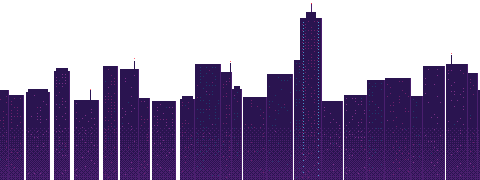
#> input picture assets/bg/city_far.png, 480 x 180 px
$ python key_art.py
#> lines starting #> are read from the running program, lines starting #| are printed output that depends on the picture
### tools/art/pal.py
"""总色板（街区主题）。所有生成脚本只从这里取色，Godot 侧 scripts/palette.gd 与之对应。

规则：环境色最亮不超过 C3/W3，不参与辉光；只有可交互物在 Godot 里用 >1 的 modulate 发光。
"""


def hx(s, a=255):
    s = s.lstrip("#")
    return (int(s[0:2], 16), int(s[2:4], 16), int(s[4:6], 16), a)


# 夜色靛蓝：环境主体，暗 → 亮
N = [hx(c) for c in ("#07060f", "#0d0b1e", "#141130", "#1c1842", "#262158", "#332c70", "#463d8c")]
# 冷青描边：结构表面受光
C = [hx(c) for c in ("#1d3a6b", "#2f6fae", "#4fb4e8", "#8fe3ff", "#d8f7ff")]
# 品红霓虹
P = [hx(c) for c in ("#3a1446", "#6e1f6a", "#b8327f", "#ff4f9a", "#ffa3cf")]
# 暖色窗光
W = [hx(c) for c in ("#5a2f3a", "#a8584a", "#e89a5a", "#ffd27a", "#fff1c2")]
# 紫色雾霾（天空）
V = [hx(c) for c in ("#120a2a", "#2a1450", "#4a1f6e", "#7a2f86", "#b5489a")]

# 玩家：浅色战术夹克 + 洋红围巾，在暗背景上是画面里明度最高的移动物
PL = {
    "o": hx("#0b0818"),   # 轮廓/最暗
    "h": hx("#1e1838"), "H": hx("#3d3270"),            # 头发
    "s": hx("#f0c3a0"), "S": hx("#b87a6e"),            # 皮肤
    "j": hx("#e4e0f5"), "J": hx("#a7a1d0"), "k": hx("#6c66a0"),  # 夹克 亮/中/暗
    "p": hx("#2a2148"), "P": hx("#18122c"),            # 裤子
    "b": hx("#0b0818"),                                # 靴
    "m": P[3], "M": P[2], "L": P[4], "D": P[1],       # 围巾
    "g": C[3],                                         # 耳机指示灯
}
# 守卫：深色护甲 + 琥珀面罩（警觉时面罩变红）
GD = {
    "o": hx("#0b0818"),
    "a": hx("#2a2a3e"), "A": hx("#45465e"), "B": hx("#6b6d8a"), "Q": hx("#9a9cb8"),
    "v": hx("#ff9a2e"), "V": hx("#ffd27a"),
    "r": hx("#ff2a3d"), "R": hx("#ffa0a0"),
    "w": hx("#16151f"),   # 枪
}
# 无人机
DR = {
    "o": hx("#0b0818"), "a": hx("#2a2838"), "A": hx("#4a4760"), "B": hx("#77749a"),
    "y": hx("#ffe04a"), "Y": hx("#fff6b8"), "r": hx("#ff2a3d"),
}
# 武器色（与 weapon_defs 对应，基色 0..1，Godot 里再乘亮度发光）
WPN = {
    "dart": hx("#5ff2f2"), "boomerang": hx("#6cf28a"),
    "heavy": hx("#a98cff"), "airgun": hx("#ffa64a"), "rapier": hx("#e6ecff"),
}
ELECTRIC = hx("#ff2a5a")   # 高压电（Godot 里 Palette.ELECTRIC 用 HDR 版本）
EXIT_GREEN = hx("#4dff8a")
ALERT = hx("#ff2a3d")
CLEAR = (0, 0, 0, 0)

### tools/art/key_art.py
"""16:9 宣传主视觉：只用游戏内素材（背景层、地形瓦片、角色/物件精灵、字体、色板）合成。

世界在 240×135 像素画布上逐像素合成，再整数倍放大（8× = 1920×1080，16× = 3840×2160）。
标题和主菜单一样属于 UI 层，按输出分辨率另画：粗宋像素体，一格字形像素 = 1.5 个世界像素。
构图：标题左上 → 楼沿上的主角 → 视线 → 月亮前的天枢总部大楼；中间横着无人机探照灯和巡逻守卫。
用法：python3 key_art.py <输出目录>
"""
import json, math, os, sys
sys.path.insert(0, os.path.dirname(__file__))
import numpy as np
from PIL import Image, ImageDraw, ImageFilter, ImageFont
from pal import N, C, P, W, V, GD, DR, hx
from px import BAYER4
import gen_tiles

ROOT = os.path.join(os.path.dirname(__file__), "..", "..")
VW, VH = 240, 135
A = lambda *p: os.path.join(ROOT, "assets", *p)


def img(*p):
    return Image.open(A(*p)).convert("RGBA")


def comp(dst, src, x, y):
    """带负坐标裁剪的 alpha 合成。"""
    x, y = int(round(x)), int(round(y))
    l, t = max(0, -x), max(0, -y)
    r, b = min(src.width, dst.width - x), min(src.height, dst.height - y)
    if r > l and b > t:
        dst.alpha_composite(src.crop((l, t, r, b)), (x + l, y + t))


# [5 lines left out: function frame_of, not called in this run]


def prop(name):
    x, y, w, h = json.load(open(A("props", "props.json")))[name]
    return img("props", "props.png").crop((x, y, x + w, y + h)), img("props", "props_emit.png").crop((x, y, x + w, y + h))


# [5 lines left out: function add, not called in this run]


def dither(a, x, y, level):
    """Bayer 抖动判定：level 0..16。"""
    return BAYER4[y & 3][x & 3] < level


MOON = (186, 34, 15)


def sky():
    """天空：同 gen_bg.sky 的硬色阶 + 抖动渐变、月亮和星点，按 135 高重排色阶。"""
    im = Image.new("RGBA", (VW, VH))
    px = im.load()
    stops = [(0, N[1]), (42, V[0]), (76, V[1]), (104, V[2]), (135, V[3])]
    for y in range(VH):
        for i in range(len(stops) - 1):
            y0, c0 = stops[i]; y1, c1 = stops[i + 1]
            if y0 <= y < y1:
                t = (y - y0) / (y1 - y0)
                break
        for x in range(VW):
            px[x, y] = c1 if BAYER4[y & 3][x & 3] < int(t * 16) else c0
    mx, my, r = MOON
    for y in range(my - r - 40, my + r + 41):       # 月光：一圈很淡的大光晕（两级抖动）
        for x in range(mx - r - 40, mx + r + 41):
            d = math.hypot(x - mx, y - my)
            if 0 <= x < VW and 0 <= y < VH and r + 7 < d < r + 40:
                k = 1 - (d - r - 7) / 33
                if dither(0, x, y, int(k * k * 6)):
                    px[x, y] = V[1] if px[x, y] in (N[1], V[0]) else V[2]
    for y in range(my - r - 8, my + r + 9):
        for x in range(mx - r - 8, mx + r + 9):
            d = math.hypot(x - mx, y - my)
            if r < d <= r + 7 and BAYER4[y & 3][x & 3] < int((1 - (d - r) / 7) * 7):
                px[x, y] = V[2]
            elif d <= r:
                lit = (x - mx) * 0.6 + (y - my) * 0.8 < r * 0.45
                px[x, y] = hx("#e9b9cf") if lit else V[4]
    for band_y, h in ((my + 3, 2), (my + 9, 1)):
        for x in range(mx - r, mx + r + 1):
            for y in range(band_y, band_y + h):
                if px[x, y][0] > 180:
                    px[x, y] = V[3]
    g = np.random.default_rng(11)
    for _ in range(46):
        x, y = int(g.integers(VW)), int(g.integers(62))
        if math.hypot(x - mx, y - my) > r + 10:
            c = C[4] if g.random() < 0.25 else C[3]
            px[x, y] = lerp_px(px[x, y], c, g.choice([0.35, 0.6, 0.9]))
    return im


def lerp_px(a, b, t):
    return tuple(int(a[i] + (b[i] - a[i]) * t) for i in range(3)) + (255,)


def strip(name, ox):
    """从可平铺的城市剪影层里截一段 VW 宽（横向循环）。"""
    src = img("bg", name + ".png")
    wide = Image.new("RGBA", (src.width * 2, src.height))
    wide.paste(src, (0, 0)); wide.paste(src, (src.width, 0))
    ox %= src.width
    return wide.crop((ox, 0, ox + VW, src.height))


TOWER = (160, 7)          # 天枢总部大楼（远景层 x 300..321，尖顶在 311）放到的位置：左上角


def haze(frame, y0, y1, c, top=0, bot=8):
    """一层抖动雾：从 y0 到 y1 浓度 top → bot（0..16）。"""
    px = frame.load()
    for y in range(max(0, y0), min(VH, y1)):
        lv = int(top + (bot - top) * (y - y0) / max(1, y1 - y0))
        for x in range(VW):
            if dither(0, x, y, lv):
                px[x, y] = c


def city(frame):
    # 远景：避开原图里的总部大楼，大楼单独摆到月亮前
    comp(frame, strip("city_far", 340), 0, -26)
    tw = img("bg", "city_far.png").crop((300, 0, 322, 180))
    comp(frame, tw, TOWER[0], TOWER[1] - 3)
    haze(frame, 52, 98, V[2], 0, 6)
    comp(frame, strip("city_mid", 60), 0, -30)
    haze(frame, 74, 112, V[1], 0, 6)
    comp(frame, strip("city_near", 20), 0, -24)
    haze(frame, 108, 135, N[1], 0, 5)


# 前景天台（8px 格）：左边主角所在的高楼（顶面 y=104，左侧再高出一截楼梯间），右下一栋矮楼（顶面 y=120）
ROOF_L, ROOF_R = 104, 120
GRID = [[(x < 14 and y >= 13) or (x < 4 and y >= 11) or (x >= 20 and y >= 15) for x in range(30)] for y in range(17)]


# [55 lines left out: functions tiles, cone, open_air, disc, emissive, not called in this run]


HERO = (105, ROOF_L)         # 主角脚底：左楼楼沿，面朝右边的总部大楼
GUARD = (206, ROOF_R)        # 守卫：右下矮楼，面朝左边（楼缝）巡逻
DRONE = (136, 56)            # 无人机：楼缝上空，探照灯往右下扫
HERO_KEYS = [P[1], P[2], P[3], P[4]]


# [160 lines left out: functions put, deco, scarf_pts, scarf, rim, actors and 4 more, not called in this run]


def world():
    frame = sky()
    city(frame)
    emit = Image.new("RGBA", (VW, VH), (0, 0, 0, 0))
    mx, my, r = MOON                                       # 月亮也进一点辉光
    ImageDraw.Draw(emit).ellipse((mx - r, my - r, mx + r, my + r), fill=(52, 30, 46, 255))
    tw = img("bg", "city_far.png").crop((300, 0, 322, 180))   # 大楼挡住的那部分月亮不发光
    emit.paste((0, 0, 0, 0), (TOWER[0], TOWER[1] - 3), tw.split()[3])
    tiles(frame)
    deco(frame, emit)
    actors(frame, emit)
    frame, air = lights(frame)
    ys, xs = np.mgrid[0:VH, 0:VW]
    beam = math.atan2(135 - DRONE[1], 168 - DRONE[0])
    da = np.abs((np.arctan2(ys - DRONE[1], xs - DRONE[0]) - beam + np.pi) % (2 * np.pi) - np.pi)
    rain(frame, emit, (da <= 0.22) & (np.hypot(xs - DRONE[0], ys - DRONE[1]) < 110))
    splashes(frame)
    return frame, emit


FONTS = os.path.join(ROOT, "fonts")
TITLE, SUB = "极限潜入行动", "EXTREME INFILTRATION"
TITLE_AT = (14, 13)          # 标题左上角（世界像素）


# [59 lines left out: functions glyph_mask, stamp, title, vignette, not called in this run]


def render(out_dir, s=8):
    frame, emit = world()
#> in sky, `im = Image.new("RGBA", (VW, VH))`: im: PIL image 240x135 RGBA; every value is 0
#> in world, `frame = sky()`:
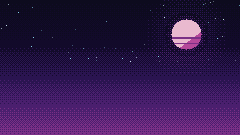
#> frame: PIL image 240x135 RGBA; mean R, G, B, A 50.5, 24.3, 77.3, 255
#> in img, returned value is the input picture: PIL image 480x180 RGBA; mean R, G, B, A 26.9, 12.3, 46.6, 134.5
#> in strip, `wide = Image.new("RGBA", (src.width * 2, src.height))`: wide: PIL image 960x180 RGBA; every value is 0
#> in strip, `wide.paste(src, (0, 0))`:
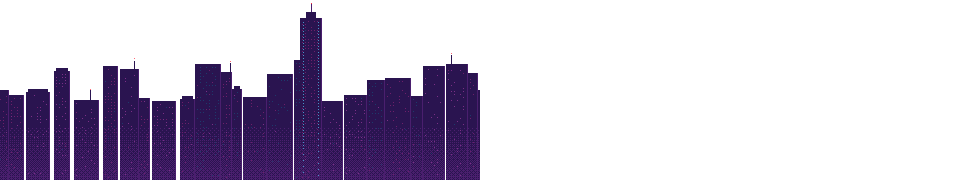
#> wide: PIL image 960x180 RGBA; mean R, G, B, A 13.4, 6.2, 23.3, 67.2; transparent parts drawn white
#> in strip, `wide.paste(src, (src.width, 0))`:
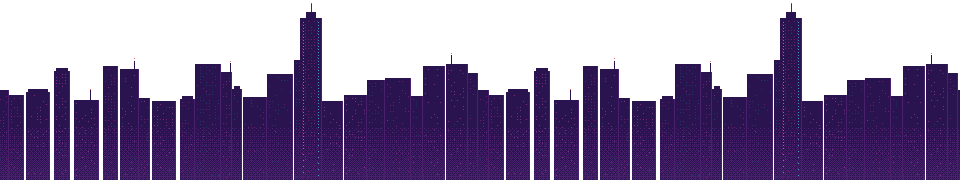
#> wide: PIL image 960x180 RGBA; mean R, G, B, A 26.9, 12.3, 46.6, 134.5; transparent parts drawn white
#> in strip, `return wide.crop((ox, 0, ox + VW, src.height))`:
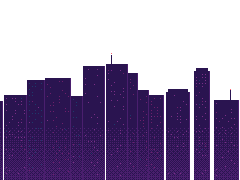
#> returned value: PIL image 240x180 RGBA; mean R, G, B, A 26.1, 11.8, 45, 130; transparent parts drawn white
#> in comp, `x, y = int(round(x)), int(round(y))`: x = 0; y = -26
#> in comp, `l, t = max(0, -x), max(0, -y)`: l = 0; t = 26
#> in comp, `r, b = min(src.width, dst.width - x), min(src.height, dst.height - y)`: r = 240; b = 161
#> in city, `tw = img("bg", "city_far.png").crop((300, 0, 322, 180))`:
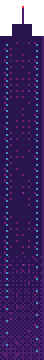
#> tw: PIL image 22x180 RGBA (shown 2 times larger); mean R, G, B, A 46.4, 23.3, 81.6, 233.9; transparent parts drawn white
#> call 2 of comp, with x = 160, y = 4
#> in comp (call 2), `dst.alpha_composite(src.crop((l, t, r, b)), (x + l, y + t))`:
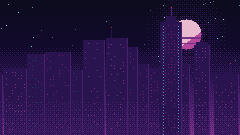
#> dst: PIL image 240x135 RGBA; mean R, G, B, A 40.2, 20.5, 71, 255
#> in city, `haze(frame, 52, 98, V[2], 0, 6)`:
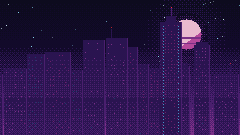
#> frame: PIL image 240x135 RGBA; mean R, G, B, A 41.6, 21, 72.4, 255
    big = bloom(frame, emit, s)
    big = vignette(big)
    title(big, s)
    big.save(os.path.join(out_dir, "key_art_%dx%d.png" % (VW * s, VH * s)))
    return big


if __name__ == "__main__":
    out = sys.argv[1] if len(sys.argv) > 1 else os.path.join(ROOT, "docs", "art")
    for scale in (8, 16):
#> (the run stopped early here; a loop or call above may not have finished)
